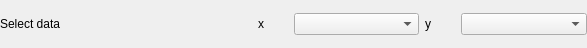
<?xml version="1.0" encoding="UTF-8"?>
<ui version="4.0">
 <class>model_fitting_data_selector</class>
 <widget class="QWidget" name="model_fitting_data_selector">
  <property name="geometry">
   <rect>
    <x>0</x>
    <y>0</y>
    <width>587</width>
    <height>48</height>
   </rect>
  </property>
  <property name="windowTitle">
   <string>Form</string>
  </property>
  <layout class="QGridLayout" name="gridLayout">
   <property name="leftMargin">
    <number>0</number>
   </property>
   <property name="topMargin">
    <number>0</number>
   </property>
   <property name="rightMargin">
    <number>0</number>
   </property>
   <property name="bottomMargin">
    <number>0</number>
   </property>
   <item row="1" column="5">
    <widget class="QComboBox" name="y_selector"/>
   </item>
   <item row="1" column="2">
    <widget class="QLabel" name="label_3">
     <property name="minimumSize">
      <size>
       <width>30</width>
       <height>0</height>
      </size>
     </property>
     <property name="maximumSize">
      <size>
       <width>30</width>
       <height>16777215</height>
      </size>
     </property>
     <property name="text">
      <string>x</string>
     </property>
    </widget>
   </item>
   <item row="1" column="3">
    <widget class="QComboBox" name="x_selector"/>
   </item>
   <item row="1" column="4">
    <widget class="QLabel" name="label_4">
     <property name="minimumSize">
      <size>
       <width>30</width>
       <height>0</height>
      </size>
     </property>
     <property name="maximumSize">
      <size>
       <width>30</width>
       <height>16777215</height>
      </size>
     </property>
     <property name="text">
      <string>y</string>
     </property>
    </widget>
   </item>
   <item row="0" column="0" colspan="6">
    <layout class="QGridLayout" name="result_table_selector_layout"/>
   </item>
   <item row="1" column="0" colspan="2">
    <widget class="QLabel" name="label_2">
     <property name="minimumSize">
      <size>
       <width>250</width>
       <height>0</height>
      </size>
     </property>
     <property name="maximumSize">
      <size>
       <width>250</width>
       <height>16777215</height>
      </size>
     </property>
     <property name="text">
      <string>Select data</string>
     </property>
    </widget>
   </item>
  </layout>
 </widget>
 <resources/>
 <connections/>
</ui>
